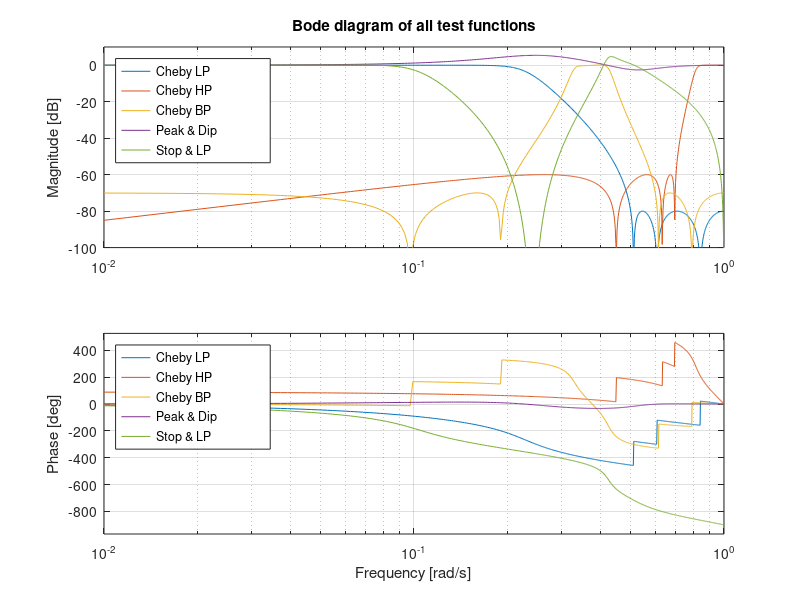
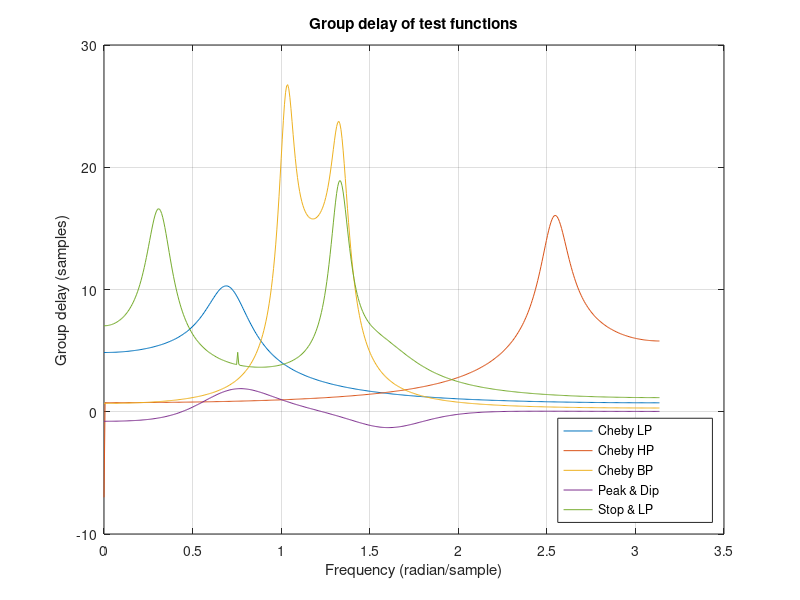

MATLAB code for these plots, in order:
clear all
close all
pkg('load', 'optim');
pkg('load', 'control');
pkg('load', 'signal');

figure 1;
wb = linspace(0.01, 1, 512);

% cheby lp
[b1,a1] = cheby2(6,80,0.5)
chebyLP = tf(b1, a1, pi)

% cheby hp
[b2,a2] = cheby2(7,60,0.7,'high')
chebyHP = tf(b2, a2, pi)

% cheby bp (matlab cheby2(4,70,[0.2, 0.6],'bandpass'))
b3 = [1.5451e-03  -1.9713e-03   2.1760e-04  -9.3270e-04   2.7666e-03  -9.3270e-04   2.1760e-04  -1.9713e-03   1.5451e-03]
a3 = [1.0000e+00  -2.7355e+00   5.9780e+00  -7.8335e+00   8.5654e+00  -6.3463e+00   3.9239e+00  -1.4513e+00   4.2989e-01]
chebyBP = tf(b3, a3, pi)

% peak dip 
b4 = [1.0349   -0.9159    0.7704   -0.4199    0.1551]
a4 = [1.0000   -0.9882    0.7910   -0.3476    0.1694]
peakDip = tf(b4, a4, pi) ^2
[b4_1, a4_1] = tfdata(peakDip, 'v')
%results in:
%num = [1.071018  -1.895730   2.433447  -2.280328   1.683715  -0.931094   0.415294  -0.130253   0.024056]
%den = [1.000000  -1.976400   2.558539  -2.258532   1.651478  -0.884705   0.388817  -0.117767   0.028696]


% butter bandstop
[b5_1, a5_1] = butter(4, [0.1, 0.5], 'stop')
h5_1 = tf(b5_1, a5_1, pi)
[b5_2, a5_2] = bilinear([0 0 0.25],[1 0.07 0.25], pi)
h5_2 = tf(b5_2, a5_2, pi)
butterStopLP = h5_1 * h5_2
[b5, a5] = tfdata(butterStopLP, 'v')
%results in:
%b5 = [0.059720  -0.227672   0.360950  -0.130451  -0.415327   0.726934  -0.415327  -0.130451   0.360950  -0.227672   0.059720]
%a5 = [1.0000e+00  -3.9182e+00   7.9612e+00  -1.1212e+01   1.1767e+01  -9.4018e+00   5.8497e+00  -2.7816e+00   9.3618e-01  -2.0557e-01   2.6283e-02]

bode(chebyLP, chebyHP, chebyBP, peakDip, butterStopLP, wb)
subplot(2,1,1)
title('Bode diagram of all test functions')
ylim([-100 10])
h = legend ('Cheby LP', 'Cheby HP', 'Cheby BP', 'Peak & Dip', 'Stop & LP                   ', "location", "northwest");

subplot(2,1,2)
h = legend ('Cheby LP', 'Cheby HP', 'Cheby BP', 'Peak & Dip', 'Stop & LP                   ', "location", "northwest");

figure 2;
grpdelay(b1, a1)
hold on;
grpdelay(b2, a2)
grpdelay(b3, a3)
grpdelay(b4_1, a4_1)
grpdelay(b5, a5)
hold off;
title('Group delay of test functions')
h = legend ('Cheby LP', 'Cheby HP', 'Cheby BP', 'Peak & Dip', 'Stop & LP                   ', "location", "southeast");
